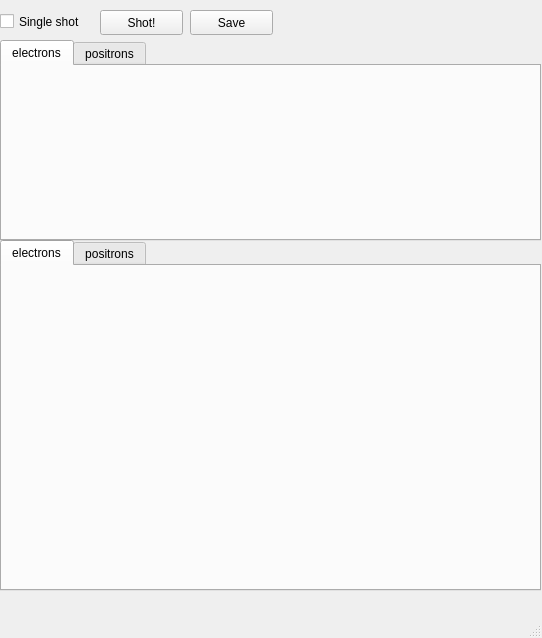
<?xml version="1.0" encoding="UTF-8"?>
<ui version="4.0">
 <class>TurnsPlot</class>
 <widget class="QMainWindow" name="TurnsPlot">
  <property name="geometry">
   <rect>
    <x>0</x>
    <y>0</y>
    <width>542</width>
    <height>638</height>
   </rect>
  </property>
  <property name="windowTitle">
   <string>MainWindow</string>
  </property>
  <widget class="QWidget" name="centralwidget">
   <widget class="QTabWidget" name="tab_fourier">
    <property name="geometry">
     <rect>
      <x>0</x>
      <y>240</y>
      <width>541</width>
      <height>351</height>
     </rect>
    </property>
    <property name="currentIndex">
     <number>0</number>
    </property>
    <widget class="QWidget" name="tab">
     <attribute name="title">
      <string>electrons</string>
     </attribute>
     <widget class="QWidget" name="gridLayoutWidget_3">
      <property name="geometry">
       <rect>
        <x>0</x>
        <y>0</y>
        <width>531</width>
        <height>311</height>
       </rect>
      </property>
      <layout class="QGridLayout" name="gridLayout_3">
       <item row="0" column="0">
        <widget class="QWidget" name="fft_plot_e" native="true"/>
       </item>
      </layout>
     </widget>
    </widget>
    <widget class="QWidget" name="tab_2">
     <attribute name="title">
      <string>positrons</string>
     </attribute>
     <widget class="QWidget" name="gridLayoutWidget_2">
      <property name="geometry">
       <rect>
        <x>0</x>
        <y>0</y>
        <width>931</width>
        <height>551</height>
       </rect>
      </property>
      <layout class="QGridLayout" name="gridLayout_2">
       <item row="0" column="1">
        <spacer name="horizontalSpacer_2">
         <property name="orientation">
          <enum>Qt::Horizontal</enum>
         </property>
         <property name="sizeHint" stdset="0">
          <size>
           <width>40</width>
           <height>20</height>
          </size>
         </property>
        </spacer>
       </item>
       <item row="1" column="0" colspan="3">
        <widget class="QWidget" name="fft_plot_p" native="true"/>
       </item>
       <item row="0" column="2">
        <widget class="QPushButton" name="pushButton">
         <property name="text">
          <string>COORDINATES AND FOURIER PLOT</string>
         </property>
        </widget>
       </item>
      </layout>
     </widget>
     <widget class="QLabel" name="label_3">
      <property name="geometry">
       <rect>
        <x>1164</x>
        <y>80</y>
        <width>95</width>
        <height>25</height>
       </rect>
      </property>
      <property name="text">
       <string>FOURIER PLOT</string>
      </property>
     </widget>
    </widget>
   </widget>
   <widget class="QTabWidget" name="tab_turns">
    <property name="geometry">
     <rect>
      <x>0</x>
      <y>40</y>
      <width>541</width>
      <height>201</height>
     </rect>
    </property>
    <property name="currentIndex">
     <number>0</number>
    </property>
    <widget class="QWidget" name="tab_3">
     <attribute name="title">
      <string>electrons</string>
     </attribute>
     <widget class="QWidget" name="gridLayoutWidget_4">
      <property name="geometry">
       <rect>
        <x>0</x>
        <y>0</y>
        <width>531</width>
        <height>161</height>
       </rect>
      </property>
      <layout class="QGridLayout" name="gridLayout_4">
       <item row="0" column="0" colspan="2">
        <widget class="QWidget" name="turns_mes_plot_e" native="true"/>
       </item>
      </layout>
     </widget>
    </widget>
    <widget class="QWidget" name="tab_4">
     <attribute name="title">
      <string>positrons</string>
     </attribute>
     <widget class="QWidget" name="gridLayoutWidget">
      <property name="geometry">
       <rect>
        <x>0</x>
        <y>0</y>
        <width>931</width>
        <height>271</height>
       </rect>
      </property>
      <layout class="QGridLayout" name="gridLayout">
       <item row="1" column="0" colspan="3">
        <widget class="QWidget" name="turns_mes_plot_p" native="true"/>
       </item>
       <item row="0" column="1">
        <spacer name="horizontalSpacer_4">
         <property name="orientation">
          <enum>Qt::Horizontal</enum>
         </property>
         <property name="sizeHint" stdset="0">
          <size>
           <width>40</width>
           <height>20</height>
          </size>
         </property>
        </spacer>
       </item>
       <item row="0" column="2">
        <widget class="QPushButton" name="pushButton_4">
         <property name="text">
          <string>CURRENT PLOT</string>
         </property>
        </widget>
       </item>
      </layout>
     </widget>
    </widget>
   </widget>
   <widget class="QPushButton" name="btn_shot">
    <property name="geometry">
     <rect>
      <x>100</x>
      <y>10</y>
      <width>83</width>
      <height>25</height>
     </rect>
    </property>
    <property name="text">
     <string>Shot!</string>
    </property>
   </widget>
   <widget class="QCheckBox" name="chb_single_shot">
    <property name="geometry">
     <rect>
      <x>0</x>
      <y>10</y>
      <width>101</width>
      <height>23</height>
     </rect>
    </property>
    <property name="text">
     <string>Single shot</string>
    </property>
   </widget>
   <widget class="QPushButton" name="btn_save">
    <property name="geometry">
     <rect>
      <x>190</x>
      <y>10</y>
      <width>83</width>
      <height>25</height>
     </rect>
    </property>
    <property name="text">
     <string>Save</string>
    </property>
   </widget>
  </widget>
  <widget class="QMenuBar" name="menubar">
   <property name="geometry">
    <rect>
     <x>0</x>
     <y>0</y>
     <width>542</width>
     <height>22</height>
    </rect>
   </property>
  </widget>
  <widget class="QStatusBar" name="status_bar"/>
 </widget>
 <resources/>
 <connections/>
</ui>
